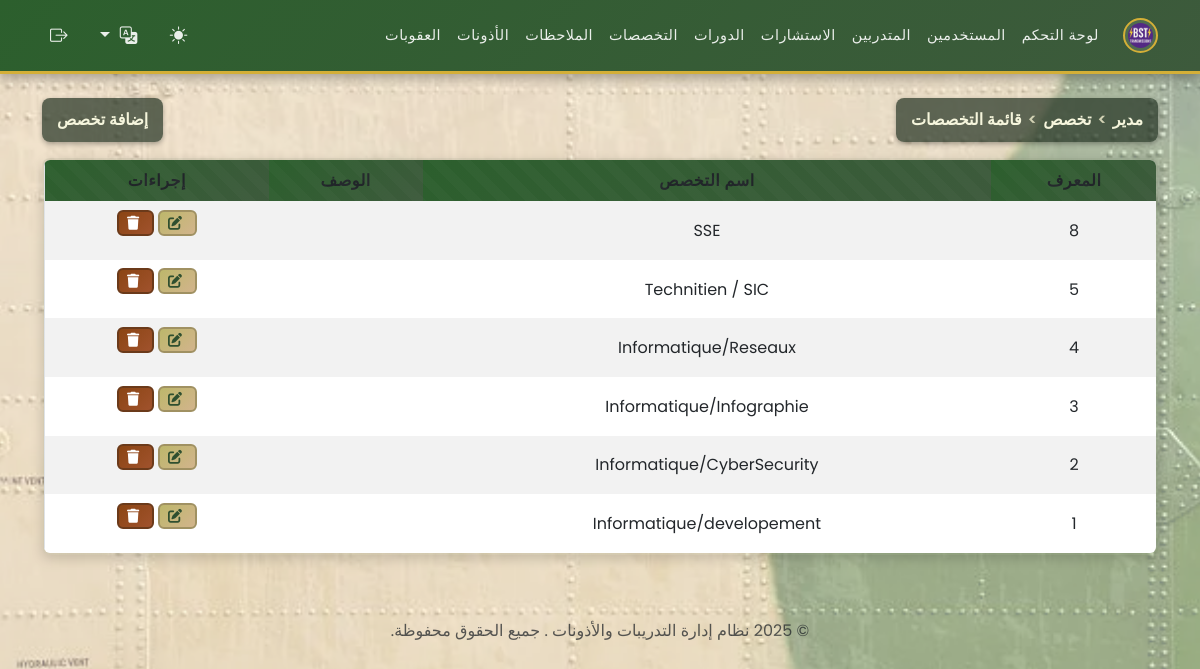
The page /admin/manage_specialites.php (signed in) on the database its author committed.
### tables this page shows
CREATE TABLE `specialites` (
  `id` int(11) NOT NULL,
  `nom_specialite` varchar(150) NOT NULL,
  `description` text DEFAULT NULL
);

### functions.php (called while the page is built, shortened)
<?php
if (isset($_GET['lang'])) {
    $lang = $_GET['lang'];
    $_SESSION['lang'] = $lang;
} elseif (isset($_SESSION['lang'])) {
    $lang = $_SESSION['lang'];
} else {
    $lang = 'ar';
    $_SESSION['lang'] = $lang;
}
$lang_file = __DIR__ . '/lang/' . $lang . '.php';
if (file_exists($lang_file)) {
    $translations = include $lang_file;
} else {
    $translations = include __DIR__ . '/lang/ar.php';
}
?>

### admin/manage_specialites.php (the view, shortened to what this page needs)
<?php
require '../functions.php';
$specialites = $pdo->query("SELECT * FROM specialites ORDER BY id DESC")->fetchAll();
?>
<?php include '../templates/header.php'; ?>
<div class="d-flex justify-content-between align-items-center mb-3">
<div class="breadcrumb-header"><?php echo htmlspecialchars($translations['breadcrumb_admin']); ?> <span>></span> <?php echo htmlspecialchars($translations['breadcrumb_specialite']); ?> <span>></span> <?php echo htmlspecialchars($translations['breadcrumb_liste_specialites']); ?></div>
<button class="breadcrumb-header" data-bs-toggle="modal" data-bs-target="#addSpecialiteModal"><?php echo htmlspecialchars($translations['add_specialty']); ?></button>
</div>
<table class="table table-striped table-responsive" style="border-radius: 0.5rem; overflow: hidden;">
    <thead>
        <tr>
            <th><?php echo htmlspecialchars($translations['id']); ?></th>
            <th><?php echo htmlspecialchars($translations['specialty_name']); ?></th>
            <th><?php echo htmlspecialchars($translations['description']); ?></th>
            <th><?php echo htmlspecialchars($translations['actions']); ?></th>
        </tr>
    </thead>
    <tbody>
        <?php foreach ($specialites as $spec): ?>
        <tr>
            <td><?php echo $spec['id']; ?></td>
            <td><?php echo $spec['nom_specialite']; ?></td>
            <td><?php echo $spec['description']; ?></td>
            <td>
                <button class="btn btn-sm btn-warning" data-bs-toggle="modal" data-bs-target="#editSpecialiteModal<?php echo $spec['id']; ?>"><i class="fas fa-edit"></i></button>
                <form method="post" action="../actions/delete_specialite.php" style="display:inline-block;" onsubmit="return confirm('<?php echo htmlspecialchars($translations['confirm_delete_specialite'] ?? 'Are you sure you want to delete this specialite?'); ?>');">
                    <button type="submit" class="btn btn-sm btn-danger"><i class="fas fa-trash"></i></button>
                </form>
            </td>
        </tr>
        <?php endforeach; ?>
    </tbody>
</table>
<?php include '../templates/footer.php'; ?>

### rows shown on the page
specialites: id "8", nom_specialite "SSE"
specialites: id "5", nom_specialite "Technitien / SIC"
specialites: id "4", nom_specialite "Informatique/Reseaux"
specialites: id "3", nom_specialite "Informatique/Infographie"
specialites: id "2", nom_specialite "Informatique/CyberSecurity"
specialites: id "1", nom_specialite "Informatique/developement"

### other values the page prints
$translations['dashboard'] "لوحة التحكم"
$translations['users'] "المستخدمين"
$translations['trainees'] "المتدربين"
$translations['consultations'] "الاستشارات"
$translations['stages'] "الدورات"
$translations['specialities'] "التخصصات"
$translations['notes'] "الملاحظات"
$translations['permissions'] "الأذونات"
$translations['sanctions'] "العقوبات"
$translations['breadcrumb_admin'] "مدير"
$translations['breadcrumb_specialite'] "تخصص"
$translations['breadcrumb_liste_specialites'] "قائمة التخصصات"
$translations['add_specialty'] "إضافة تخصص"
$translations['id'] "المعرف"
$translations['specialty_name'] "اسم التخصص"
